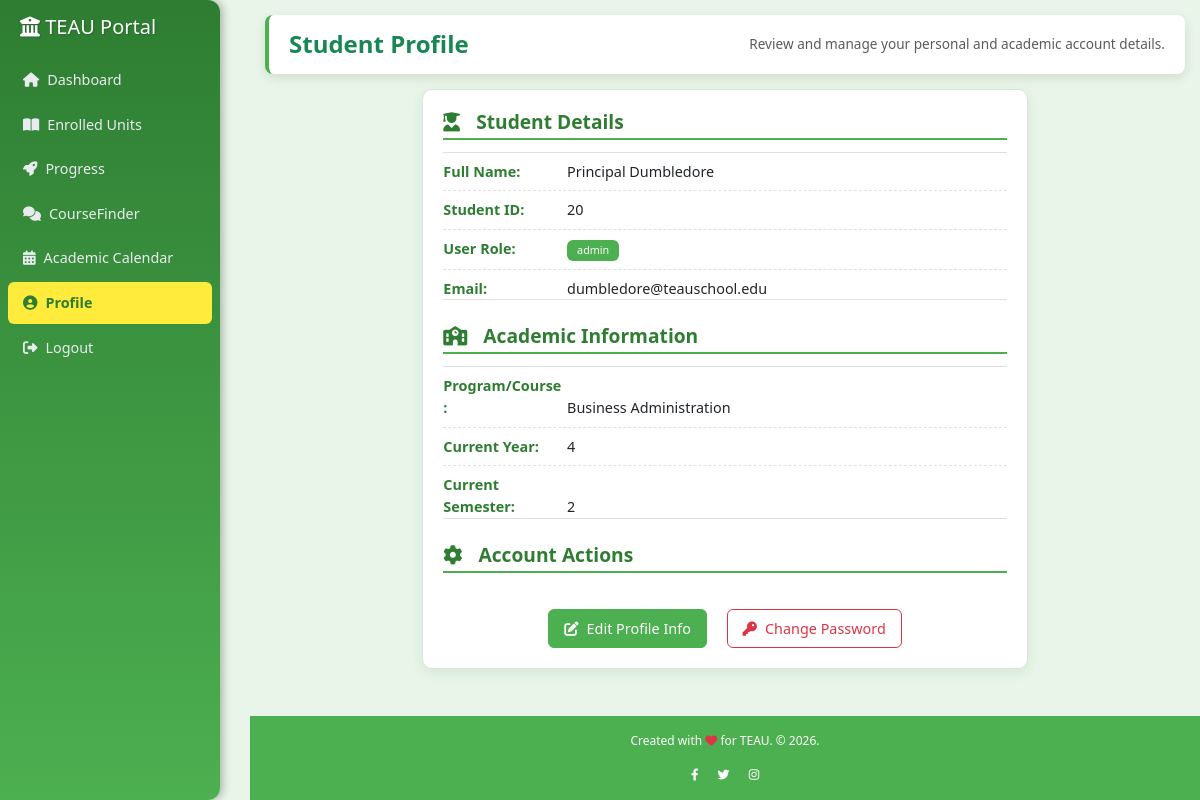
Page /profile.php (signed in) on the committed database.
### tables this page shows
CREATE TABLE `user` (
  `id` int(11) NOT NULL,
  `fullName` varchar(255) NOT NULL,
  `email` varchar(255) NOT NULL,
  `program` varchar(255) DEFAULT NULL,
  `year` varchar(50) DEFAULT NULL,
  `semester` varchar(50) DEFAULT NULL,
  `password` varchar(255) NOT NULL,
  `userType` varchar(50) NOT NULL DEFAULT 'student',
  `reset_token` varchar(255) DEFAULT NULL,
  `token_expiry` datetime DEFAULT NULL
);

### profile.php (the view, shortened to what this page needs)
<?php
include "config.php";
function sanitize_input($data)
{
    $data = trim($data);
    $data = stripslashes($data);
    $data = htmlspecialchars($data, ENT_QUOTES, 'UTF-8');
    return $data;
}
$id = $_SESSION['id'];
$stmt = $conn->prepare("SELECT id, fullName, userType, program, year, semester, email FROM user WHERE id = ?");
$stmt->bind_param("i", $id);
$stmt->execute();
$result = $stmt->get_result();
$user = null;
if ($result->num_rows > 0) {
    $user = $result->fetch_assoc();
} else {
    error_log("No user found for ID: " . $id);
    session_destroy();
    header("Location: auth.php?error=user_not_found");
    exit();
}
$studentId = $user['id'];
$fullName = sanitize_input($user['fullName']);
$userType = sanitize_input($user['userType']);
$program = sanitize_input($user['program']);
$year = sanitize_input($user['year']);
$semester = sanitize_input($user['semester']);
$email = sanitize_input($user['email']);
?>
<!DOCTYPE html>
<html lang="en">
<head>
    <link href="https://cdn.jsdelivr.net/npm/bootstrap@5.3.3/dist/css/bootstrap.min.css" rel="stylesheet">
    <link href="https://cdnjs.cloudflare.com/ajax/libs/font-awesome/6.4.0/css/all.min.css" rel="stylesheet">
</head>
<body>
    <nav class="sidebar" id="sidebar">
        <h2><i class="fas fa-university"></i> TEAU Portal</h2>
        <ul>
            <li><a href="student_dashboard.php"><i class="fas fa-home me-2"></i>Dashboard</a></li>
            <li><a href="MyUnits.php"><i class="fas fa-book-open me-2"></i>Enrolled Units</a></li>
            <li><a href="Progress.php"><i class="fas fa-rocket me-2"></i>Progress</a></li>
            <li><a href="studentCourseFinder.php"><i class="fas fa-comments me-2"></i>CourseFinder</a></li>
            <li><a href="academic_calendar.php"><i class="fas fa-calendar-alt me-2"></i>Academic Calendar</a></li>
            <li><a href="profile.php"  class="active"><i class="fas fa-user-circle me-2"></i>Profile</a></li>
            <li><a href="logout.php"><i class="fas fa-sign-out-alt me-2"></i>Logout</a></li>
        </ul>
    </nav>
    <main class="main">
        <div class="header">
            <h2 class="text-success">Student Profile</h2>
            <p class="text-muted">Review and manage your personal and academic account details.</p>
        </div>
        <div class="row">
            <div class="col-12 col-lg-8 offset-lg-2">
                <div class="card">
                    <h3><i class="fas fa-user-graduate me-3"></i>Student Details</h3>
                    <ul class="list-group list-group-flush">
                        <li class="list-group-item"><strong>Full Name:</strong> <?php echo htmlspecialchars($fullName); ?></li>
                        <li class="list-group-item"><strong>Student ID:</strong> <?php echo htmlspecialchars($studentId); ?></li>
                        <li class="list-group-item"><strong>User Role:</strong> <span class="badge bg-success"><?php echo htmlspecialchars($userType); ?></span></li>
                        <li class="list-group-item"><strong>Email:</strong> <?php echo htmlspecialchars($email); ?></li>
                    </ul>
                    <h3 class="mt-4"><i class="fas fa-school me-3"></i>Academic Information</h3>
                    <ul class="list-group list-group-flush">
                        <li class="list-group-item"><strong>Program/Course:</strong> <?php echo htmlspecialchars($program); ?></li>
                        <li class="list-group-item"><strong>Current Year:</strong> <?php echo htmlspecialchars($year); ?></li>
                        <li class="list-group-item"><strong>Current Semester:</strong> <?php echo htmlspecialchars($semester); ?></li>
                    </ul>
                    <h3 class="mt-4"><i class="fas fa-cog me-3"></i>Account Actions</h3>
                    <div class="mt-4 text-center">
                        <a href="edit_profile.php" class="btn teaus-primary mx-2"><i class="fas fa-edit me-2"></i>Edit Profile Info</a>
                        <a href="change_password.php" class="btn btn-outline-danger mx-2"><i class="fas fa-key me-2"></i>Change Password</a>
                    </div>
                </div>
            </div>
        </div>
    </main>
    <footer class="footer mt-auto py-3" id="mainFooter">
        <div class="container text-center">
            <p>Created with <i class="fas fa-heart text-danger"></i> for TEAU. &copy; <?php echo date("Y"); ?>.</p>
            <div class="social-icons mt-2">
                <a href="#" class="text-white"><i class="fab fa-facebook-f mx-2"></i></a>
                <a href="#" class="text-white"><i class="fab fa-twitter mx-2"></i></a>
                <a href="#" class="text-white"><i class="fab fa-instagram mx-2"></i></a>
            </div>
        </div>
    </footer>
</body>
</html>

### profile.php (style rules this page uses)
:root { --primary-green: #4CAF50; --dark-green: #2E7D32; --light-bg: #E8F5E8; --card-bg: #ffffff; --sidebar-width: 250px; --active-yellow: #FFEB3B; --text-dark: #333; }
.teaus-primary { background-color: var(--primary-green); color: white; }
* { margin: 0; padding: 0; box-sizing: border-box; }
body { font-family: 'Segoe UI', Roboto, 'Helvetica Neue', Arial, sans-serif; background-color: var(--light-bg); color: var(--text-dark); display: flex; flex-direction: column; min-height: 100vh; font-size: 0.9rem; }
.sidebar { width: 220px; background: linear-gradient(to bottom, #2E7D32, #4CAF50); color: white; height: 100vh; padding: 15px 0; position: fixed; top: 0; left: 0; overflow-y: auto; border-radius: 0 12px 12px 0; box-shadow: 2px 0 10px rgba(0, 0, 0, 0.3); z-index: 1000; transition: transform 0.3s ease-in-out; }
.sidebar h2 { text-align: left; margin-bottom: 20px; margin-left:20px; font-size: 1.25rem; color: #fff; text-shadow: 1px 1px 2px rgba(0, 0, 0, 0.2); }
.sidebar ul { list-style: none; padding: 0; }
.sidebar li { margin: 3px 0; }
.sidebar a { display: block; padding: 10px 15px; color: #e9ecef; text-decoration: none; border-radius: 6px; margin: 0 8px; font-size: 0.9rem; transition: all 0.3s ease; }
.sidebar a:hover, .sidebar a.active { background-color: #FFEB3B; color: #2E7D32; font-weight: 600; }
.main { margin-left: var(--sidebar-width); padding: 15px; flex: 1; transition: margin-left 0.3s ease-in-out; min-width: 300px; width: auto; }
.header { background: var(--card-bg); padding: 15px 20px; border-radius: 8px; box-shadow: 0 4px 12px rgba(0, 0, 0, 0.1); margin-bottom: 15px; display: flex; align-items: center; flex-wrap: wrap; gap: 15px; justify-content: flex-start; border-left: 4px solid var(--primary-green); position: relative; }
.header h2 { font-size: 1.5rem; color: var(--dark-green); margin: 0; font-weight: 600; }
.header p { margin: 0; font-size: 0.85rem; color: #6c757d; margin-left: auto; }
.card { background: var(--card-bg); padding: 20px; border-radius: 10px; box-shadow: 0 4px 12px rgba(46, 125, 50, 0.1); border: 1px solid #e0e0e0; }
.card h3 { color: var(--dark-green); margin-bottom: 12px; border-bottom: 2px solid var(--primary-green); padding-bottom: 5px; font-size: 1.2rem; font-weight: 600; }
.list-group-flush .list-group-item { border: none; padding: 8px 0; border-bottom: 1px dashed #e0e0e0; background-color: transparent; font-size: 0.9rem; }
.list-group-flush .list-group-item:last-child { border-bottom: none; padding-bottom: 0; }
.list-group-item strong { width: 120px; display: inline-block; color: var(--dark-green); font-weight: 600; }
.badge.bg-success { background-color: var(--primary-green) !important; padding: 5px 10px; font-weight: 400; }
.btn { padding: 8px 15px; font-size: 0.9rem; }
.btn.teaus-primary { background-color: var(--primary-green); border-color: var(--primary-green); color: white; transition: all 0.3s; }
.btn.btn-outline-danger { transition: all 0.3s; }
.footer { background-color: #4CAF50; color: white; text-align: center; padding: 8px 10px; margin-top: auto; font-size: 0.75rem; transition: margin-left 0.3s ease-in-out; }
@media (min-width: 992px) { .header p { margin-left: auto; } }
@media (min-width: 992px) { .header h2 { flex-grow: 0; } }

### rows in the picture
user: fullName "Principal Dumbledore", id "20", userType "admin", email "dumbledore@teauschool.edu", program "Business Administration", year "4", semester "2"
